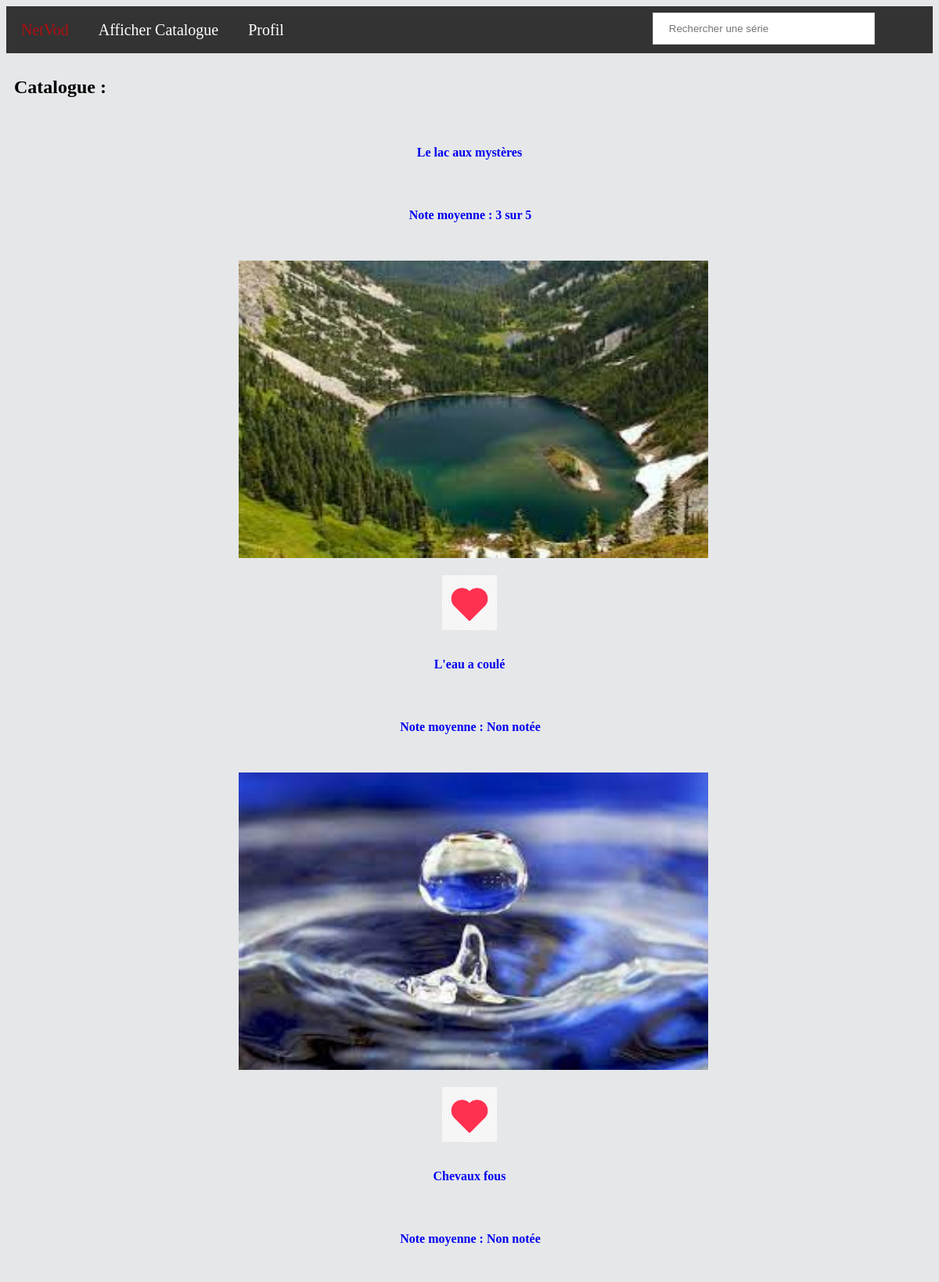
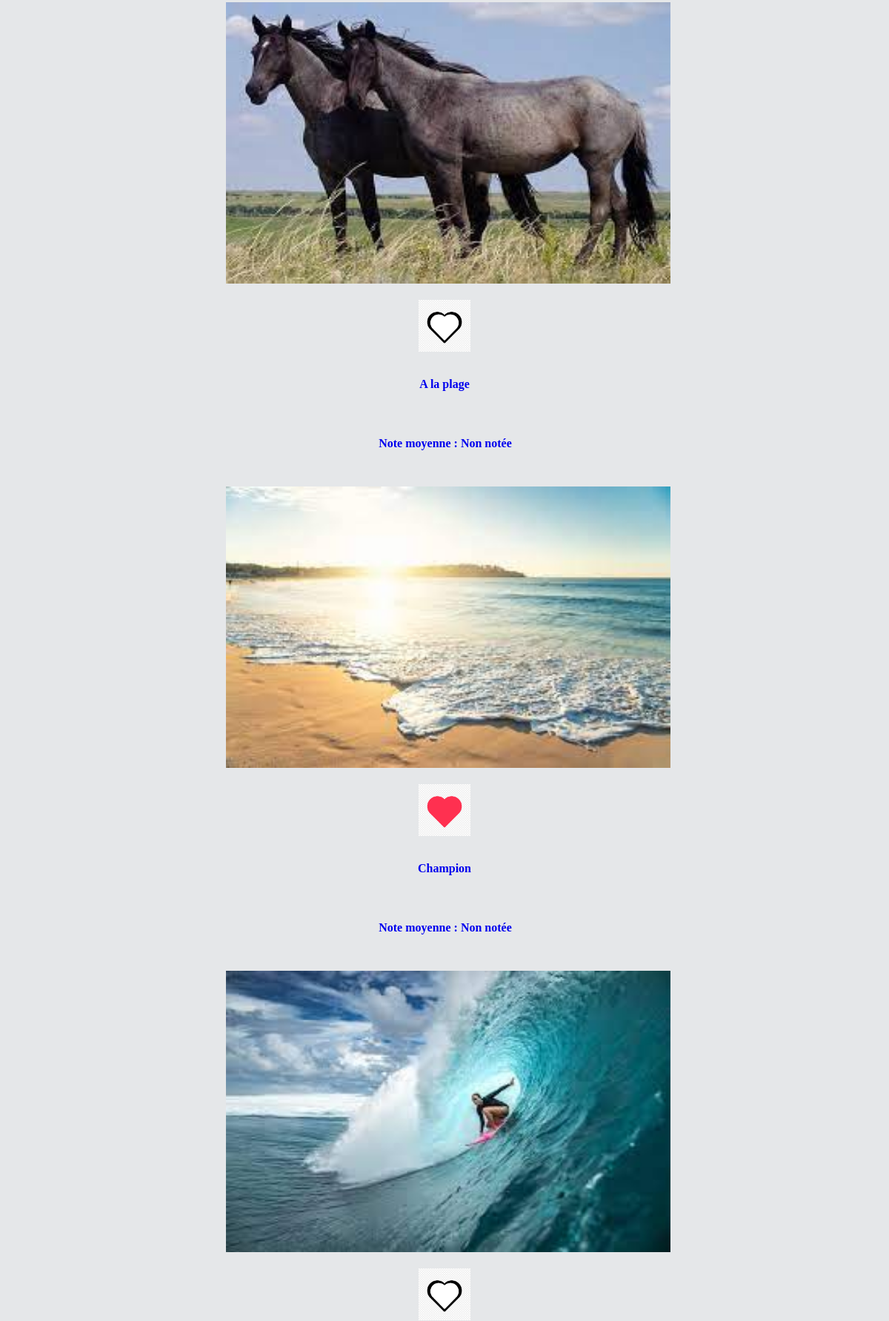
/?action=display-catalogue (signed in, upper part), run on the app's committed database (2 pictures, top to bottom).
### tables this page shows
CREATE TABLE `serie` (
  `id` int(11) NOT NULL,
  `titre` varchar(128) NOT NULL,
  `descriptif` text NOT NULL,
  `img` varchar(256) NOT NULL,
  `genre` varchar(256) NOT NULL,
  `publicVise` varchar(256) NOT NULL,
  `annee` int(11) NOT NULL,
  `date_ajout` date NOT NULL
);

### src/classes/action/Action.php (called while the page is built, shortened)
<?php
abstract class Action {
    public function __construct(){
        $this->http_method = $_SERVER['REQUEST_METHOD'];
    }
}

### index.php (called while the page is built, shortened)
<?php
$html = new Dispatcher();
$html->run();

### src/classes/user/User.php (called while the page is built, shortened)
<?php
class User
{
    protected string $email, $passwrd;
    function getSQL(string $table): ?array
    {
        $bdd = ConnectionFactory::makeConnection();
        $val = "idSerie";
        $c1 = $bdd->prepare("select $val from $table where email = :email");
        $c1->bindParam(":email",$this->email);
        $c1->execute();
        $array = null;
        while ($d = $c1->fetch()) {
            $serie = Serie::creerSerie($d[$val]);
            if ($serie!=null) {
                $array[] = $serie;
            }
        }
        return $array;
    }
    static function TrieSQL(string $nomAttribut=null){
        $bdd = ConnectionFactory::makeConnection();
        if ($nomAttribut != null)$query = "select id from serie order by $nomAttribut";
        else $query ="select id from serie";
        $c1 = $bdd->prepare($query);
        $c1->execute();
        $array = null;
        while ($d = $c1->fetch()) {
            $serie = Serie::creerSerie($d["id"]);
            if ($serie!=null) {
                $array[] = $serie;
            }
        }
        return $array;
    }
}

### src/classes/video/Serie.php (called while the page is built, shortened)
<?php
class Serie
{
    public function __construct(string $titre, string $img, string $genre, string $publiqueVise, string $descriptif, string $sortie, string $dateAjout,int $id, array $listEpisode = [])
    {
        $this->img = $img;
        $this->titre = $titre;
        $this->id = $id;
    }
    public function __get(string $at): mixed
    {
        if (property_exists($this, $at)) {
            return $this->$at;
        } else {
            throw new \Exception("$at: invalid property");
        }
    }
    public static function creerSerie(int $id): Serie
    {
        $bdd = ConnectionFactory::makeConnection();
        $req1 = $bdd->prepare("Select * from serie where id=:id");
        $req1->bindParam(":id", $id);
        $req1->execute();
        $d = $req1->fetch();
        $serie = new Serie($d['titre'],$d['img'], $d['genre'], $d['publicVise'], $d['descriptif'], $d['annee'],$d['date_ajout'], $d['id']);
        $req2 = $bdd->prepare("Select episode.id from serie inner join episode on serie.id = episode.serie_id where serie.id=:id");
        $req2->bindParam(":id", $id);
        $req2->execute();
        while ($d = $req2->fetch()) {
            $ep = Episode::chercherEpisode($d['id']);
            $serie->ajouterEpisode($ep);
        }
        return $serie;
    }
}

### src/classes/video/Episode.php (called while the page is built, shortened)
<?php
class Episode
{
    public static function chercherEpisode(int $id):Episode{
        $bdd = ConnectionFactory::makeConnection();
        $requete = $bdd->prepare("Select * from episode where id=:id");
        $requete->bindParam(":id",$id);
        $requete->execute();
        $d = $requete->fetch();
        return new Episode($d['titre'],"video/".$d['file'],"Image/beach.jpg",$d['resume'],$d['numero'],$d['duree'],$d['serie_id']);
    }
}

### src/classes/render/CatalogueRender.php (the view, shortened to what this page needs)
<?php
class CatalogueRender extends Render
{
    protected Serie $serie;
    public function __construct(Serie $serie)
    {
        $this->serie = $serie;
    }
    public function render(int $selector = 1): string
    {
        $bdd = ConnectionFactory::makeConnection();
        $c2 = $bdd->prepare("select AVG(note) as moyenne from Commentaire where  idSerie=?");
        $id = $this->serie->id;
        $c2->bindParam(1, $id);
        $c2 ->execute();
        $moyenne = $c2->fetch()['moyenne'];
        if($moyenne === null) $moyenne = "Non notée";
        else $moyenne =round($moyenne,2) . " sur 5";
        $res = "";
        if($selector===1) {
            $res = "<div class='liste'><a href='?action=display-serie&id=" . $id . "'>";
            $res .= "<h4><center>" . $this->serie->titre ."</h4>";
            $res .= "<h4><center><a href='?action=display-commentaire&id=" . $this->serie->id . "' id='lien' <a>Note moyenne : $moyenne</h4>";
            $res .= "<center><a href='?action=display-serie&id=" . $this->serie->id . "' id='lien'><div class=zoom>
                    <div class=image>
                    <img src='Image/" . $this->serie->img . "' width='600' height='380'></a></center><br>
                    </div>
                    </div>
                    </div>";
            $array = unserialize($_SESSION['user'])->getSQL("favori");
            $trouve = false;
            if($array!=null) {
                foreach ($array as $serie) {
                    if ($this->serie->id === $serie->id) $trouve = true;
                }
            }
             if($trouve){
                 $res .= "<center><a href='?action=prefere&id=" . $this->serie->id . "'><img src='Image/coeurplein.png' width='70' height='70'></a></center>";
             }else {
                 $res .= "<center><a href='?action=prefere&id=" . $this->serie->id . "'><img src='Image/coeurvide.png' width='70' height='70'></a></center>";
             }
        }
        return $res;
    }
}

### src/classes/action/DisplayCatalogueAction.php (shortened to what this page needs)
<?php
class DisplayCatalogueAction extends \iutnc\netvod\action\Action
{
    public function execute(): string
    {
        $res = "";
        if ($this->http_method == "GET") {
            if (isset($_GET['search'])) {
                $res = $this->afficherCatalogue($_GET['search']);
            }else{
                $res = $this->afficherCatalogue();
            }
        } else if ($this->http_method == "POST") {
            header('Location: ?action=display-catalogue&search='.$_POST['search']);
        }
        return $res;
    }
    public function afficherCatalogue(string $search = ""): string
    {
        $res = "";
        if ($this->http_method == "GET") {
            $res = "<h2>Catalogue : </h2> ";
            $array = User::TrieSQL();
            if ($array!=null) {
                foreach ($array as $d) {
                    $serieCouranteRenderer = new CatalogueRender($d);
                    $res .= $serieCouranteRenderer->render(1);
                }
            }
        }
        return $res;
    }
}

### src/classes/dispatcher/Dispatcher.php (shortened to what this page needs)
<?php
class Dispatcher
{
    protected ?string $action = null;
    public function __construct()
    {
        $this->action = $_GET['action'] ?? null;
    }
    public function run(): void
    {
        switch ($this->action) {
            case 'display-catalogue':
                $act = new DisplayCatalogueAction();
                $html = $act->execute();
                break;
        }
        print($this->renderPage($html));
    }
    private function renderPage(string $res): string
    {
        if(isset($_SESSION['user'])) {
            $search ="";
            if ($this->action == 'display-catalogue'){
                $search = "<form method='post' id='searchbar' action='?action=display-catalogue'><li id='searchbar'> <input size='30%' type ='search'
                            name='search' placeholder='Rechercher une série'></li></form>"    ;
            }
            return "<!DOCTYPE html>
                    <html lang='fr'>
                    <head>
                        <title>NetVOD</title>
                        <meta charset='UTF-8' />
                        <link rel='stylesheet' href='css/style.css'>
                    </head>
                    <header>
                    <ul>
                        <li><a href='./' id='Netvod'>NetVod</a></li>
                        <li><a href='?action=display-catalogue'>Afficher Catalogue</a></li>
                        <li><a href='?action=profil'>Profil</a></li>
                        $search
                    </ul>
                    </header>
                    <body>
                    $res
                    </body>
                    </html>";
        }
        return "";
    }
}

### css/style.css (style rules this page uses)
a { height: 20px; outline: none; text-decoration: none; padding: 2px 1px 0; }
h2 { padding: 10px; }
h4 { padding: 10px; margin-bottom: 3px; margin-top: 3px; }
ul { list-style-type: none; margin: 0; padding: 0; overflow: hidden; background-color: #333; height: 60px; }
.image { width: 100%; height: 100%; }
.zoom { width: 50%; height: 20%; }
.image img { -webkit-transition: all 1s ease; -moz-transition: all 1s ease; -ms-transition: all 1s ease; -o-transition: all 1s ease; transition: all 1s ease; }
li { float: left; }
#searchbar { float: right; padding-right: 5%; }
li a { display: block; color: white; text-align: center; padding: 19px 19px; text-decoration: none; font-size: 20px; }
#Netvod { color:#B30F0FFF; }
body { background: #E5E7E9; }
input[type=text], input[type=password], input[type=email], input[type=search] { width: 100%; padding: 12px 20px; margin: 8px 0; display: inline-block; border: 1px solid #ccc; box-sizing: border-box; }

### data on the page
serie: titre "Le lac aux mystères", moyenne "3 sur 5", img (picture)
serie: titre "L'eau a coulé", moyenne "Non notée", img (picture)
serie: titre "Chevaux fous", moyenne "Non notée", img (picture)
serie: titre "A la plage", moyenne "Non notée", img (picture)
serie: titre "Champion", moyenne "Non notée", img (picture)
